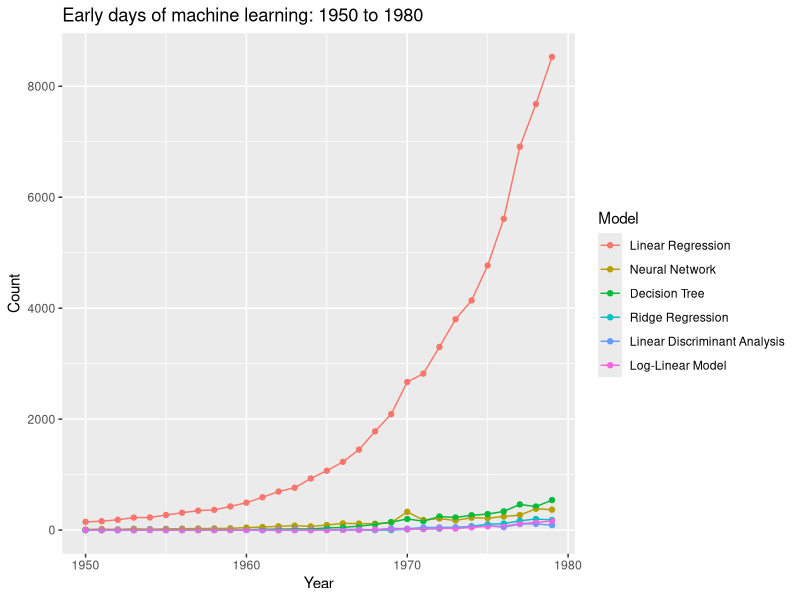
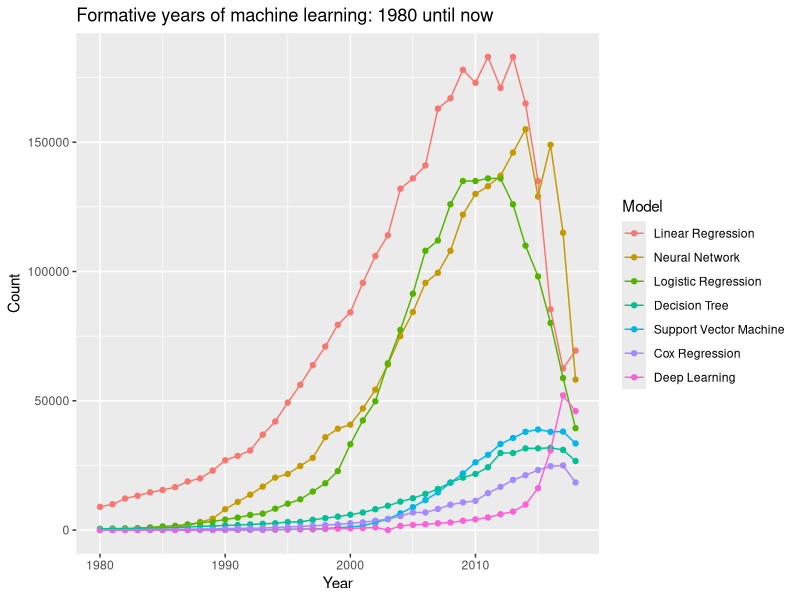
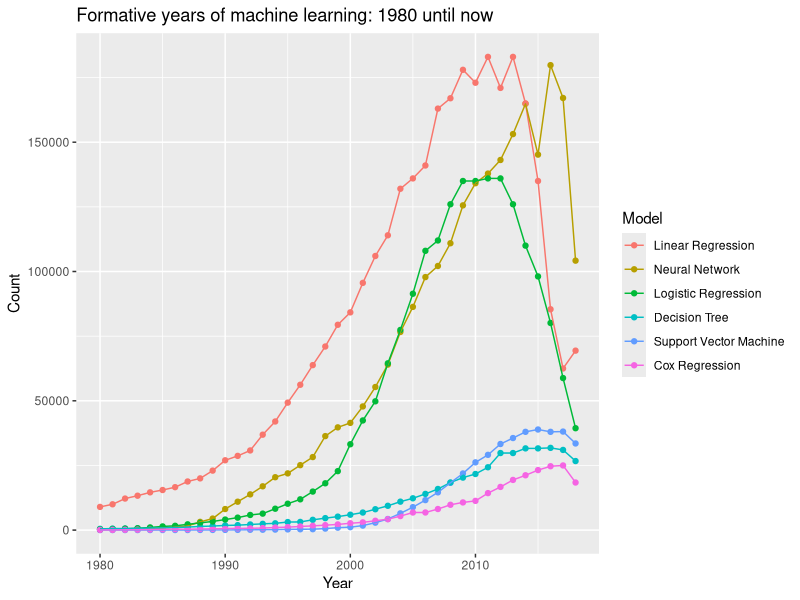

The R source for these figures, in order:
## ---- chunk 1
get.top.models <- function(df, k) {
    library(plyr) 
    total.df <- ddply(df, "Model", summarize, Total = sum(Count))
    o <- order(total.df$Total, decreasing = TRUE)
    top.models <- total.df[o, "Model"][1:k]
    return(top.models)
}
library(plyr)
df <- read.csv("ml_models_timeline.csv")
total.pubs <- ddply(df, .(Year), summarize, Total = sum(Count))
most.pubs.in.year <- total.pubs$Year[which.max(total.pubs$Total)]

# plot all and for all time
library(ggplot2)
#ggplot(df, aes(x = Year, y = Count, color = Model)) + 
#        geom_point() + geom_line() + ggtitle("Overall")
# select only the top-k models overall (from 1950 to now)
k <- 6
top.models <- get.top.models(df, k) # overall top models
plot.df <- df[df$Model %in% top.models, ]
library(ggplot2)
early.idx <- which(df$Year >= 1950 & df$Year < 1980)
top.models.early <- get.top.models(df[early.idx, ], k) # early top models
p.df.early <- df[early.idx, ]
early.summary <- ddply(p.df.early, "Model", summarize, Total = sum(Count))
o <- order(early.summary$Total, decreasing = TRUE)
p.df.early$Model <- factor(p.df.early$Model, levels = early.summary$Model[o])
p.df.early <- p.df.early[p.df.early$Model %in% top.models.early, ]
#p.df.early <- p.df.early[p.df.early$Model %in% top.models, ]
p1 <- ggplot(p.df.early, aes(x = Year, y = Count, color = Model)) + 
        geom_point() + geom_line() + 
        ggtitle("Early days of machine learning: 1950 to 1980")
# zoom into the plot, starting from the 80s
late.idx <- which(df$Year >= 1980)
top.models.late <- get.top.models(df[late.idx, ], k) # late top models
# include deep learning
top.models.late <- c(as.character(top.models.late), "Deep Learning")
p.df.late <- df[late.idx, ]
late.summary <- ddply(p.df.late, "Model", summarize, Total = sum(Count))
o <- order(late.summary$Total, decreasing = TRUE)
p.df.late$Model <- factor(p.df.late$Model, levels = late.summary$Model[o])

p.df.late <- p.df.late[p.df.late$Model %in% top.models.late, ]
#p.df.late <- p.df.late[p.df.late$Model %in% top.models, ]
p2 <- ggplot(p.df.late, aes(x = Year, y = Count, color = Model)) + 
        geom_point() + geom_line() + 
        ggtitle("Formative years of machine learning: 1980 until now")
# summarize neural networks and deep learning
p.df.sum <- p.df.late
p.df.sum$Count[p.df.late$Model == "Neural Network"] <- p.df.late$Count[p.df.late$Model == "Neural Network"] + p.df.late$Count[p.df.late$Model == "Deep Learning"]
p.df.sum <- p.df.sum[p.df.sum$Model != "Deep Learning",]
p3 <- ggplot(p.df.sum, aes(x = Year, y = Count, color = Model)) + 
        geom_point() + geom_line() + 
        ggtitle("Formative years of machine learning: 1980 until now")
#library(gridExtra)
#grid.arrange(p1, p2, p3)
